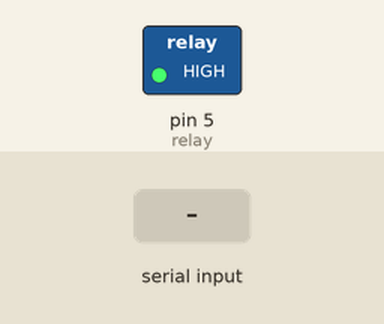
This sketch was run on a simulated Arduino Uno, built with avr-gcc and run on an emulated ATmega328P. Shown: switched loads named in the sketch (green lamp = pin HIGH). The test bench sets the inputs (shaded band).

Above: at 1.2 s.
1.3 s: "x" received over Serial
At 1.7 s:
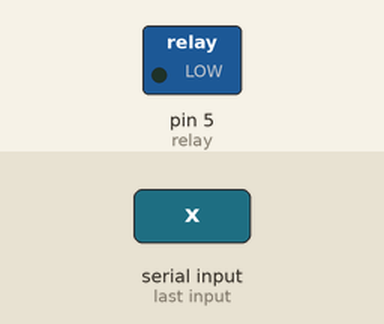
2.8 s: "1" received over Serial
At 4.1 s:
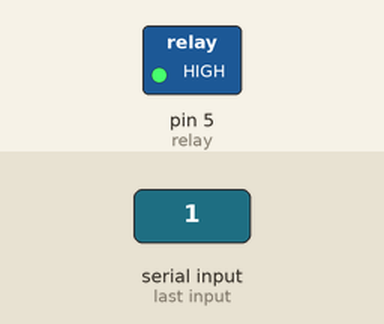
Timing chart, 0 to 5.8 s (numbered marks = the images above; inputs shaded):
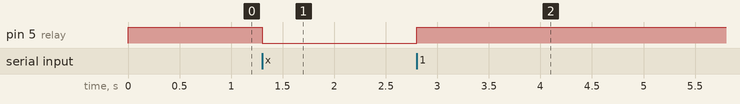

Measured:
- after the input at 1.3 s, pin 5 (relay): HIGH → LOW at once
- after the input at 2.8 s, pin 5 (relay): LOW → HIGH at once

The sketch:

TimerSwitch.ino
```cpp
char val;         // variable to receive data from the serial port
int relay = 5;  // relay is connected to pin 5

void setup()
{
  pinMode(relay , OUTPUT); // pin 5 as OUTPUT
 digitalWrite(relay , LOW);
    Serial.begin(9600);       // start serial communication at 9600bps

}

void loop()

{
  if(Serial.available() > 0){
      val = Serial.read();    //recive and store data in variable val
    }


  if( val == 'x' )               // if 'x' was received Relay pin 5 is switched OFF
  {
    digitalWrite(relay , LOW);    // turn on relay low
  }

  else
  {
    digitalWrite(relay, HIGH);  // else pin 5 is high
  }
}
```
